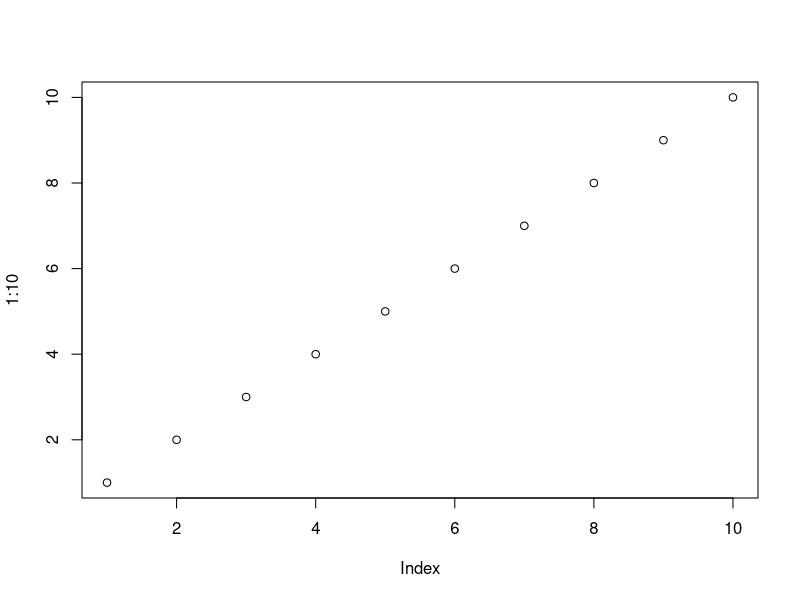
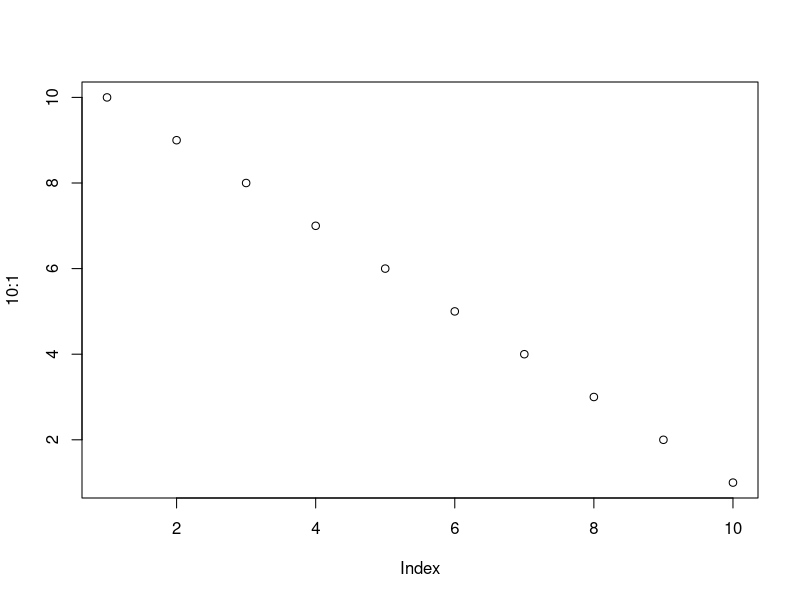
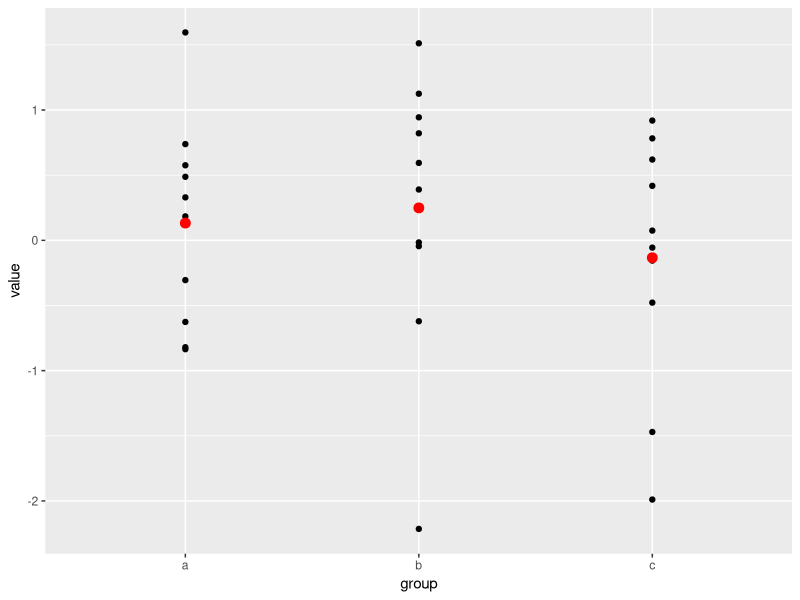

Source code (R) for these figures, in order:
## ---- chunk 1
1 + 1
## ---- chunk 2
#| label: fig-plot1
#| fig-cap: "Plot 1"
plot(1:10)
## ---- chunk 3
#| label: fig-plot2
#| fig-cap: "Plot 2"
plot(10:1)
## ---- chunk 4
#| label: fig-plot3
#| fig-cap: "a ggplot figure"

library(ggplot2)
set.seed(1)

sample_df <- data.frame(
  group = factor(rep(letters[1:3], each = 10)),
  value = rnorm(30)
)

group_means_df <- setNames(
  aggregate(value ~ group, sample_df, mean),
  c("group", "group_mean")
)

ggplot(data = sample_df, mapping = aes(x = group, y = value)) +
  geom_point() +
  geom_point(
    mapping = aes(y = group_mean), data = group_means_df,
    colour = 'red', size = 3
  )

